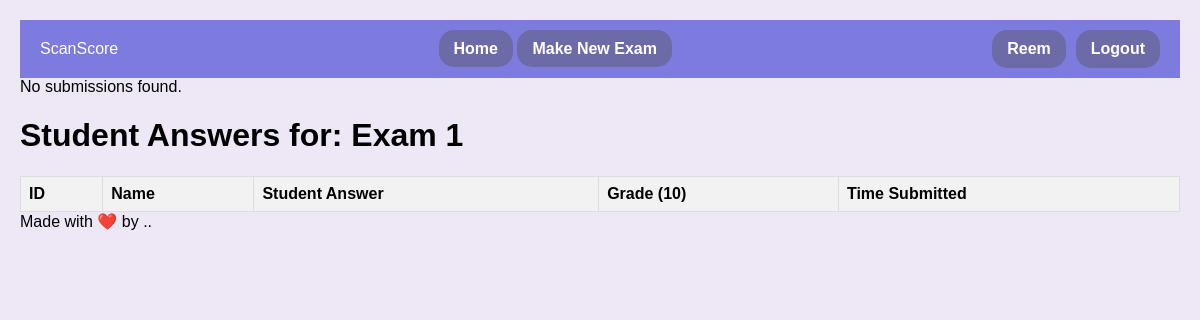
The page /teacher/exam/9/view_submissions/ (signed in) on the database as committed earlier.
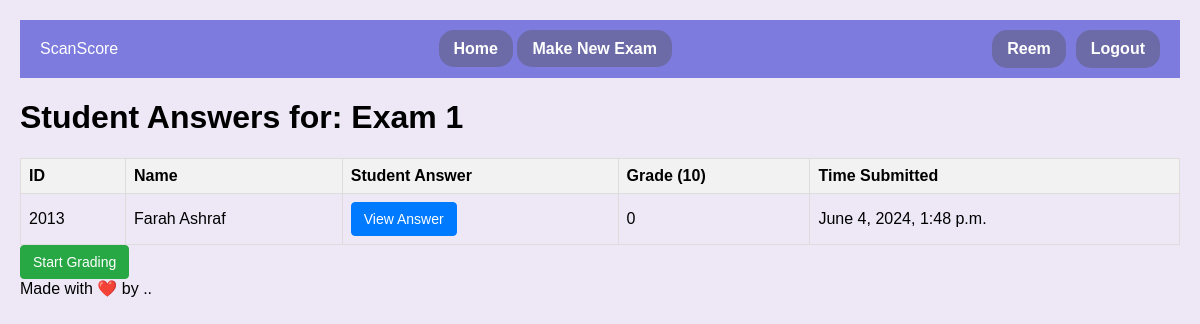
The same page on the database as committed later.
### myapp/models.py (models this page shows)
class ExamSubmission(models.Model):
    exam = models.ForeignKey(Exam, on_delete=models.CASCADE,related_name='submissions') #related name is used to access the submissions of a particular exam
    student = models.ForeignKey(User, on_delete=models.CASCADE,related_name='submissions') #related name is used to access the submissions of a particular student
    student_answer = models.TextField(max_length=10000)
    score = models.IntegerField()
    time_submitted = models.DateTimeField(auto_now_add=True)
    is_graded = models.BooleanField(default=False)
    is_approved = models.BooleanField(default=False) #If the teacher approves the grade , this will be set to true and then the student can see the grade

class User(AbstractUser):
    userType = models.CharField(max_length=10, choices=[('teacher', 'Teacher'), ('student', 'Student')])

class Student(User):
    student_id = models.CharField(max_length=20, unique=True)

### myapp/views.py (the view)
# urls.py: path('teacher/exam/<int:exam_id>/view_submissions/', views.view_submissions, name='view_submissions'),
@login_required
def view_submissions(request, exam_id):
    exam = get_object_or_404(Exam, pk=exam_id, teacher=request.user)
    submissions = ExamSubmission.objects.filter(exam=exam)
    is_graded = all(submission.is_graded for submission in submissions)
    if not submissions.exists():
        messages.info(request, "No submissions found.")
        return render (request, 'myapp/teacher/view_submissions.html', {'submissions': submissions, 'exam': exam})
    if is_graded:
        print("All submissions are graded , so redirecting to view_grades")
        return render(request, 'myapp/teacher/view_grades.html', {'submissions': submissions, 'exam': exam})
    else:
        print("Submissions are not graded , so redirecting to view_submissions")
        return render(request, 'myapp/teacher/view_submissions.html', {'submissions': submissions, 'exam': exam})

### templates/myapp/teacher/view_submissions.html (shortened to what this page needs)
{% extends "myapp/teacher/teacher-base.html" %}
{% block content %}
{% if messages %}
    {% for message in messages %}
        <div class="alert {{ message.tags }}">
            {{ message }}
        </div>
    {% endfor %}
{% endif %}
<div class="container">
    <h1>Student Answers for: {{ exam.name }}</h1>
    <div class="table-container">
        <table class="table">
            <thead>
                <tr>
                    <th>ID</th>
                    <th>Name</th>
                    <th>Student Answer</th>
                    <th>Grade (10)</th>
                    <th>Time Submitted</th>
                </tr>
            </thead>
            <tbody>
            {% for submission in submissions %}
            <tr>
                <td>{{ submission.student.student.student_id }}</td>
                <td>{{ submission.student.student.get_full_name }}</td>
                <td>
                    <button class="btn btn-primary" onclick="openModal('{{ submission.student_answer|escapejs }}')">View Answer</button>
                </td>
                <td>{{ submission.score }}</td>
                <td>{{ submission.time_submitted }}</td>
            </tr>
            {% endfor %}
            </tbody>
        </table>
    </div>
    {% if submissions %}
        <form action="{% url 'view_grades' exam.id %}" method="post">
            <button type="submit" class="btn btn-success">Start Grading</button>
        </form>
    {% endif %}
</div>
{% endblock %}

Rows that differ between the two databases and show on the page:
added ExamSubmission: student.student.student_id "2013", student.student.get_full_name "Farah Ashraf", score "0", time_submitted "June 4, 2024, 1:48 p.m."
Other text that changed with them:
text now shown: "Start Grading"
list line gone: "No submissions found."
